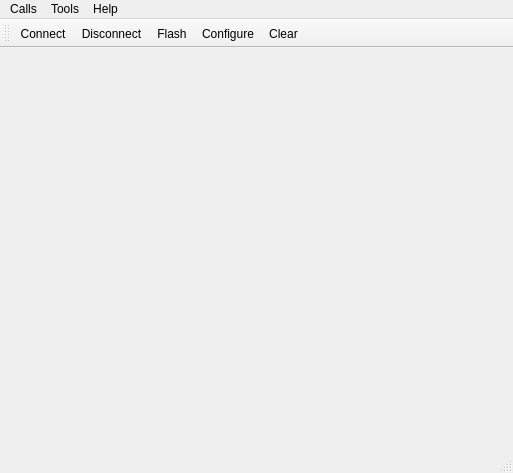
<?xml version="1.0" encoding="UTF-8"?>
<ui version="4.0">
 <class>MainWindow</class>
 <widget class="QMainWindow" name="MainWindow">
  <property name="geometry">
   <rect>
    <x>0</x>
    <y>0</y>
    <width>513</width>
    <height>473</height>
   </rect>
  </property>
  <property name="sizePolicy">
   <sizepolicy hsizetype="Expanding" vsizetype="Preferred">
    <horstretch>0</horstretch>
    <verstretch>0</verstretch>
   </sizepolicy>
  </property>
  <property name="windowTitle">
   <string>Flasher</string>
  </property>
  <widget class="QWidget" name="centralWidget">
   <layout class="QHBoxLayout" name="horizontalLayout">
    <item>
     <widget class="Console" name="consoleWidget" native="true">
      <property name="sizePolicy">
       <sizepolicy hsizetype="Expanding" vsizetype="Preferred">
        <horstretch>0</horstretch>
        <verstretch>0</verstretch>
       </sizepolicy>
      </property>
      <property name="maximumSize">
       <size>
        <width>16777215</width>
        <height>16777215</height>
       </size>
      </property>
      <property name="autoFillBackground">
       <bool>false</bool>
      </property>
     </widget>
    </item>
    <item>
     <widget class="Flash" name="flashWidget" native="true">
      <property name="sizePolicy">
       <sizepolicy hsizetype="Expanding" vsizetype="Preferred">
        <horstretch>0</horstretch>
        <verstretch>0</verstretch>
       </sizepolicy>
      </property>
      <property name="minimumSize">
       <size>
        <width>0</width>
        <height>0</height>
       </size>
      </property>
      <property name="maximumSize">
       <size>
        <width>250</width>
        <height>16777215</height>
       </size>
      </property>
     </widget>
    </item>
   </layout>
  </widget>
  <widget class="QMenuBar" name="menuBar">
   <property name="geometry">
    <rect>
     <x>0</x>
     <y>0</y>
     <width>513</width>
     <height>21</height>
    </rect>
   </property>
   <widget class="QMenu" name="menuCalls">
    <property name="title">
     <string>Calls</string>
    </property>
    <addaction name="actionConnect"/>
    <addaction name="actionDisconnect"/>
    <addaction name="actionFlash"/>
    <addaction name="separator"/>
    <addaction name="actionQuit"/>
   </widget>
   <widget class="QMenu" name="menuTools">
    <property name="title">
     <string>Tools</string>
    </property>
    <addaction name="actionConfigure"/>
    <addaction name="actionClear"/>
   </widget>
   <widget class="QMenu" name="menuHelp">
    <property name="title">
     <string>Help</string>
    </property>
    <addaction name="actionAbout"/>
    <addaction name="actionAboutQt"/>
   </widget>
   <addaction name="menuCalls"/>
   <addaction name="menuTools"/>
   <addaction name="menuHelp"/>
  </widget>
  <widget class="QToolBar" name="mainToolBar">
   <attribute name="toolBarArea">
    <enum>TopToolBarArea</enum>
   </attribute>
   <attribute name="toolBarBreak">
    <bool>false</bool>
   </attribute>
   <addaction name="actionConnect"/>
   <addaction name="actionDisconnect"/>
   <addaction name="actionFlash"/>
   <addaction name="actionConfigure"/>
   <addaction name="actionClear"/>
  </widget>
  <widget class="QStatusBar" name="statusBar"/>
  <action name="actionAbout">
   <property name="text">
    <string>&amp;About</string>
   </property>
   <property name="toolTip">
    <string>About program</string>
   </property>
   <property name="shortcut">
    <string>Alt+A</string>
   </property>
  </action>
  <action name="actionAboutQt">
   <property name="text">
    <string>About Qt</string>
   </property>
  </action>
  <action name="actionConnect">
   <property name="icon">
    <iconset resource="../Flasher.qrc">
     <normaloff>:/Images/connect.png</normaloff>:/Images/connect.png</iconset>
   </property>
   <property name="text">
    <string>C&amp;onnect</string>
   </property>
   <property name="toolTip">
    <string>Connect to serial port</string>
   </property>
   <property name="shortcut">
    <string>Ctrl+O</string>
   </property>
  </action>
  <action name="actionDisconnect">
   <property name="icon">
    <iconset resource="../Flasher.qrc">
     <normaloff>:/Images/disconnect.png</normaloff>:/Images/disconnect.png</iconset>
   </property>
   <property name="text">
    <string>&amp;Disconnect</string>
   </property>
   <property name="toolTip">
    <string>Disconnect from serial port</string>
   </property>
   <property name="shortcut">
    <string>Ctrl+D</string>
   </property>
  </action>
  <action name="actionConfigure">
   <property name="icon">
    <iconset resource="../Flasher.qrc">
     <normaloff>:/Images/settings.png</normaloff>:/Images/settings.png</iconset>
   </property>
   <property name="text">
    <string>&amp;Configure</string>
   </property>
   <property name="toolTip">
    <string>Configure serial port</string>
   </property>
   <property name="shortcut">
    <string>Alt+C</string>
   </property>
  </action>
  <action name="actionClear">
   <property name="icon">
    <iconset resource="../Flasher.qrc">
     <normaloff>:/Images/clear.png</normaloff>:/Images/clear.png</iconset>
   </property>
   <property name="text">
    <string>C&amp;lear</string>
   </property>
   <property name="toolTip">
    <string>Clear data</string>
   </property>
   <property name="shortcut">
    <string>Alt+L</string>
   </property>
  </action>
  <action name="actionQuit">
   <property name="icon">
    <iconset resource="../Flasher.qrc">
     <normaloff>:/Images/application-exit.png</normaloff>:/Images/application-exit.png</iconset>
   </property>
   <property name="text">
    <string>&amp;Quit</string>
   </property>
   <property name="shortcut">
    <string>Ctrl+Q</string>
   </property>
  </action>
  <action name="actionFlash">
   <property name="icon">
    <iconset>
     <normalon>:/Images/flash.png</normalon>
    </iconset>
   </property>
   <property name="text">
    <string>&amp;Flash</string>
   </property>
   <property name="toolTip">
    <string>Flash Application</string>
   </property>
   <property name="shortcut">
    <string>Ctrl+F</string>
   </property>
  </action>
 </widget>
 <layoutdefault spacing="6" margin="11"/>
 <customwidgets>
  <customwidget>
   <class>Console</class>
   <extends>QWidget</extends>
   <header>console.h</header>
   <container>1</container>
  </customwidget>
  <customwidget>
   <class>Flash</class>
   <extends>QWidget</extends>
   <header>flash.h</header>
   <container>1</container>
  </customwidget>
 </customwidgets>
 <resources>
  <include location="../Flasher.qrc"/>
 </resources>
 <connections/>
</ui>
